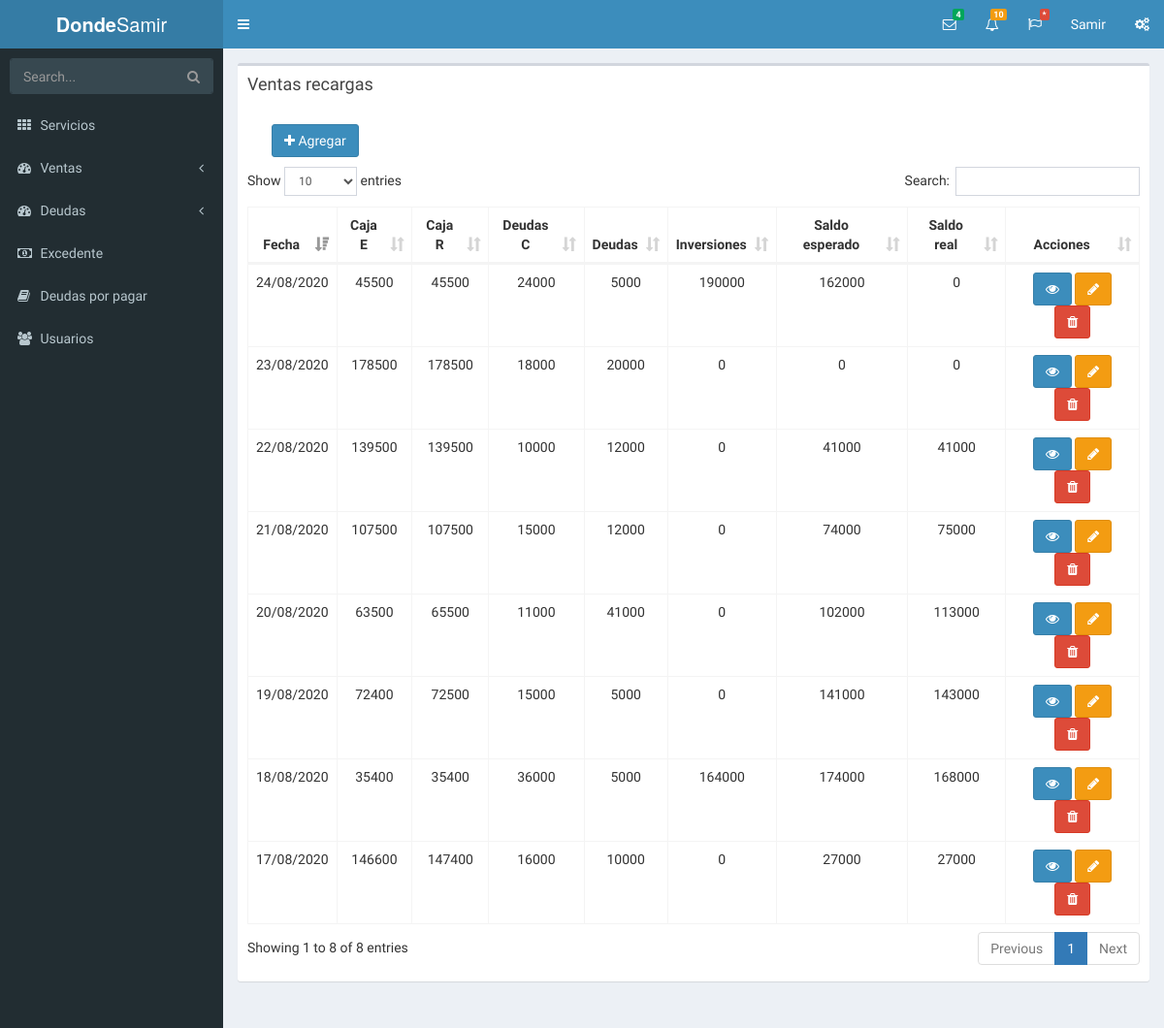
Page /index.php?seccion=ventas_recargas&accion=listar (signed in) on the committed database.
### tables this page shows
CREATE TABLE `ventas_recargas` (
  `ID` int(11) NOT NULL,
  `FECHA` date NOT NULL,
  `SALDO_DIA_ANTERIOR` double NOT NULL,
  `RECARGADO` double NOT NULL,
  `SALDO_HOY` double NOT NULL,
  `CAJA_ANTERIOR` double NOT NULL,
  `VENTAS_DIA` double NOT NULL,
  `DEUDAS` double NOT NULL,
  `DEUDAS_CANCEL` double NOT NULL,
  `INVERSIONES` double NOT NULL,
  `PERDIDAS` double NOT NULL,
  `TOTAL_ESPERADO` double NOT NULL,
  `TOTAL_REAL` double NOT NULL,
  `SALDO_CIERRE_ESP` double NOT NULL,
  `SALDO_CIERRE_REAL` double NOT NULL,
  `ESTADO` tinyint(4) NOT NULL,
  `OBSERVACION` text DEFAULT NULL
);

### contenidos/ventas_recargas/listar.php (the view, shortened to what this page needs)
<?php
  $consulta = "SELECT * FROM ventas_recargas ORDER BY FECHA DESC";
  $exc = mysqli_query($cnx, $consulta);
?>
	<div class="row">
        <div class="col-xs-12">
          <div class="box">
            <div class="box-header">
              <h3 class="box-title">Ventas recargas</h3>
            </div>
            <div class="box-body">
              <div class="form-group">
                    <div class="col-md-offset-2 col-md-8" style="margin-left:0px;">
                      <?php
                        $hoy = date('Y-m-d');
                        $verificar = "SELECT ID, ESTADO FROM ventas_recargas WHERE FECHA = '$hoy'";
                        $exc_ver = mysqli_query($cnx, $verificar);
                        $actual = mysqli_fetch_assoc($exc_ver);
                        if(is_null($actual['ID']) or $actual['ESTADO'] == 0)
                        {
                            echo "<a class='btn btn-primary' href='index.php?seccion=ventas_recargas&accion=agregar' title='Agregar ventas recargas' style='margin:10px;'><i class='fa fa-plus'></i> Agregar</a>";
                        }
                        else
                        {
                          echo "<a class='btn btn-primary' href='index.php?seccion=ventas_papeleria&accion=agregar' title='Agregar ventas recargas' style='margin:10px;' disabled><i class='fa fa-plus'></i> Agregar</a>";
                        }
                      ?>
                    </div>
              </div>
              <table id="listado_ventas" class="table table-bordered table-hover">
                <thead>
                <tr>
                  <th>Fecha</th>
                  <th>Caja E</th>
                  <th>Caja R</th>
                  <th>Deudas C</th>
                  <th>Deudas</th>
                  <th>Inversiones</th>
                  <th>Saldo esperado</th>
                  <th>Saldo real</th>
                  <th>Acciones</th>
                </tr>
                </thead>
                <tbody>
				<?php
					if($cnx and !is_null($exc))
					{
						while($columnas = mysqli_fetch_assoc($exc))
						{
              $fecha = date("d/m/Y", strtotime($columnas['FECHA']));
							echo <<<fila
							<tr id="$columnas[ID]">
							  <td>$fecha</td>
							  <td>$columnas[TOTAL_ESPERADO]</td>
                <td>$columnas[TOTAL_REAL]</td>
                <td>$columnas[DEUDAS_CANCEL]</td>
							  <td>$columnas[DEUDAS]</td>
                <td>$columnas[INVERSIONES]</td>
                <td>$columnas[SALDO_CIERRE_ESP]</td>
                <td>$columnas[SALDO_CIERRE_REAL]</td>
							  <td>
								<a class="btn btn-primary" title="Ver detalle de venta" href="index.php?seccion=ventas_recargas&accion=ver_detalle&id=$columnas[ID]"><i class="fa fa-eye"></i></a>
                <a class="btn btn-warning .edit" href="index.php?seccion=ventas_recargas&accion=editar&id=$columnas[ID]" title="Editar"><i class="fa fa-pencil"></i></a>
                <a class="btn btn-danger delete" href="accionesForms/ventas_recargas/eliminar.php?id=$columnas[ID]" onclick="return confirm('¿Eliminar el registro del día $columnas[FECHA]?')" title="Eliminar"><i class="fa fa-trash"></i></a>
							  </td>
							</tr>
fila;
						}
					}
				?>
              </table>
            </div>
          </div>
        </div>
    </div>

### index.php (shortened to what this page needs)
<?php
$seccion = isset($_GET['seccion']) ? $_GET['seccion']:'home';
include( 'setup/configuracion.php' );
?>
<!DOCTYPE html>
<html>
<head>
  <link rel="stylesheet" href="bower_components/bootstrap/dist/css/bootstrap.min.css">
  <link rel="stylesheet" href="bower_components/font-awesome/css/font-awesome.min.css">
  <link rel="stylesheet" href="bower_components/Ionicons/css/ionicons.min.css">
  <link rel="stylesheet" href="bower_components/select2/dist/css/select2.min.css">
  <link rel="stylesheet" href="dist/css/AdminLTE.min.css">
  <link rel="stylesheet" href="dist/css/skins/_all-skins.min.css">
  <link rel="stylesheet" href="bower_components/morris.js/morris.css">
  <link rel="stylesheet" href="bower_components/jvectormap/jquery-jvectormap.css">
  <link rel="stylesheet" href="bower_components/bootstrap-datepicker/dist/css/bootstrap-datepicker.min.css">
  <link rel="stylesheet" href="plugins/bootstrap-wysihtml5/bootstrap3-wysihtml5.min.css">
  <?php
	if(isset($_GET['accion']))
	{
		$accion = $_GET['accion'];
		if($accion == "listar" or $accion == "ver_historial" or $accion == "hoy")
		{
		  echo <<<TABLES
		<link rel="stylesheet" href="bower_components/datatables.net-bs/css/dataTables.bootstrap.min.css">
TABLES;
		}
	}
  ?>
</head>
<body class="hold-transition skin-blue sidebar-mini">
<div class="wrapper">
  <?php
    if(isset($_SESSION['NIVEL']))
    {
      include("header.php");
      include("aside.php");
    }
  ?>
  <div class="content-wrapper">
    <section class="content">
      <?php
		if($cnx === false)
		{
			include( 'contenidos/noSql.php' );
		}
		else
		{
			if($seccion and isset($_SESSION['NIVEL']))
			{
				switch( $seccion ):
					case 'ventas_recargas':
					  $accion = $_GET['accion'];
					  switch( $accion ):
						case 'listar': include( 'contenidos/ventas_recargas/listar.php'); break;
					  endswitch;
					break;
				endswitch;
			}
			else
			{
				include("contenidos/login.php");
			}
		}
	  ?>
    </section>
  </div>
</div>
</body>
</html>

### header.php (shortened to what this page needs)
<header class="main-header">
    <a href="index.php?seccion=home" class="logo">
      <span class="logo-lg"><b>Donde</b>Samir</span>
    </a>
    <nav class="navbar navbar-static-top">
      <a href="#" class="sidebar-toggle" data-toggle="push-menu" role="button">
      </a>
      <div class="navbar-custom-menu">
        <ul class="nav navbar-nav">
          <li class="dropdown messages-menu">
            <a href="#" class="dropdown-toggle" data-toggle="dropdown">
              <i class="fa fa-envelope-o"></i>
              <span class="label label-success">4</span>
            </a>
          </li>
          <li class="dropdown notifications-menu">
            <a href="#" class="dropdown-toggle" data-toggle="dropdown">
              <i class="fa fa-bell-o"></i>
              <span class="label label-warning">10</span>
            </a>
          </li>
          <li class="dropdown tasks-menu">
            <a href="#" class="dropdown-toggle" data-toggle="dropdown">
              <i class="fa fa-flag-o"></i>
              <span class="label label-danger">*</span>
            </a>
          </li>
          <li class="dropdown user user-menu">
            <a href="#" class="dropdown-toggle" data-toggle="dropdown">
              <span class="hidden-xs">
                <?php
                  echo $_SESSION['NOMBRE'];
                ?>
              </span>
            </a>
          </li>
          <li>
            <a href="#" data-toggle="control-sidebar"><i class="fa fa-gears"></i></a>
          </li>
        </ul>
      </div>
    </nav>
  </header>

### aside.php (shortened to what this page needs)
<aside class="main-sidebar">
    <section class="sidebar">
      <form action="#" method="get" class="sidebar-form">
        <div class="input-group">
          <input type="text" name="q" class="form-control" placeholder="Search...">
          <span class="input-group-btn">
                <button type="submit" name="search" id="search-btn" class="btn btn-flat"><i class="fa fa-search"></i>
                </button>
              </span>
        </div>
      </form>
      <ul class="sidebar-menu" data-widget="tree">
		<li>
          <a href="index.php?seccion=servicios&accion=listar">
            <i class="fa fa-th"></i> <span>Servicios</span>
          </a>
        </li>
		<li class="treeview">
          <a href="#">
            <i class="fa fa-dashboard"></i> <span>Ventas</span>
            <span class="pull-right-container">
              <i class="fa fa-angle-left pull-right"></i>
            </span>
          </a>
        </li>
        <li class="treeview">
          <a href="#">
            <i class="fa fa-dashboard"></i> <span>Deudas</span>
            <span class="pull-right-container">
              <i class="fa fa-angle-left pull-right"></i>
            </span>
          </a>
        </li>
        <li><a href="index.php?seccion=excedente&accion=listar"><i class="fa fa-money"></i> <span>Excedente</span></a></li>
        <li><a href="#"><i class="fa fa-book"></i> <span>Deudas por pagar</span></a></li>
        <li><a href="#"><i class="fa fa-users"></i> <span>Usuarios</span></a></li>
      </ul>
    </section>
  </aside>

### index.php (style rules this page uses)
th, td { text-align: center }

### rows in the picture
ventas_recargas: FECHA "24/08/2020", TOTAL_ESPERADO "45500", TOTAL_REAL "45500", DEUDAS_CANCEL "24000", DEUDAS "5000", INVERSIONES "190000", SALDO_CIERRE_ESP "162000", SALDO_CIERRE_REAL "0"
ventas_recargas: FECHA "23/08/2020", TOTAL_ESPERADO "178500", TOTAL_REAL "178500", DEUDAS_CANCEL "18000", DEUDAS "20000", INVERSIONES "0", SALDO_CIERRE_ESP "0", SALDO_CIERRE_REAL "0"
ventas_recargas: FECHA "22/08/2020", TOTAL_ESPERADO "139500", TOTAL_REAL "139500", DEUDAS_CANCEL "10000", DEUDAS "12000", INVERSIONES "0", SALDO_CIERRE_ESP "41000", SALDO_CIERRE_REAL "41000"
ventas_recargas: FECHA "21/08/2020", TOTAL_ESPERADO "107500", TOTAL_REAL "107500", DEUDAS_CANCEL "15000", DEUDAS "12000", INVERSIONES "0", SALDO_CIERRE_ESP "74000", SALDO_CIERRE_REAL "75000"
ventas_recargas: FECHA "20/08/2020", TOTAL_ESPERADO "63500", TOTAL_REAL "65500", DEUDAS_CANCEL "11000", DEUDAS "41000", INVERSIONES "0", SALDO_CIERRE_ESP "102000", SALDO_CIERRE_REAL "113000"
ventas_recargas: FECHA "19/08/2020", TOTAL_ESPERADO "72400", TOTAL_REAL "72500", DEUDAS_CANCEL "15000", DEUDAS "5000", INVERSIONES "0", SALDO_CIERRE_ESP "141000", SALDO_CIERRE_REAL "143000"
ventas_recargas: FECHA "18/08/2020", TOTAL_ESPERADO "35400", TOTAL_REAL "35400", DEUDAS_CANCEL "36000", DEUDAS "5000", INVERSIONES "164000", SALDO_CIERRE_ESP "174000", SALDO_CIERRE_REAL "168000"
ventas_recargas: FECHA "17/08/2020", TOTAL_ESPERADO "146600", TOTAL_REAL "147400", DEUDAS_CANCEL "16000", DEUDAS "10000", INVERSIONES "0", SALDO_CIERRE_ESP "27000", SALDO_CIERRE_REAL "27000"

### other values in the picture
$_SESSION['NOMBRE'] "Samir"
